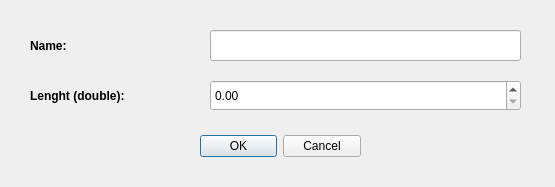
<?xml version="1.0" encoding="UTF-8"?>
<ui version="4.0">
 <class>create_p</class>
 <widget class="QDialog" name="create_p">
  <property name="geometry">
   <rect>
    <x>0</x>
    <y>0</y>
    <width>555</width>
    <height>187</height>
   </rect>
  </property>
  <property name="windowTitle">
   <string>Create period</string>
  </property>
  <widget class="QDoubleSpinBox" name="time">
   <property name="geometry">
    <rect>
     <x>210</x>
     <y>80</y>
     <width>311</width>
     <height>31</height>
    </rect>
   </property>
   <property name="maximum">
    <double>1000000000.000000000000000</double>
   </property>
  </widget>
  <widget class="QDialogButtonBox" name="buttonBox_2">
   <property name="geometry">
    <rect>
     <x>200</x>
     <y>130</y>
     <width>161</width>
     <height>32</height>
    </rect>
   </property>
   <property name="orientation">
    <enum>Qt::Horizontal</enum>
   </property>
   <property name="standardButtons">
    <set>QDialogButtonBox::Cancel|QDialogButtonBox::Ok</set>
   </property>
  </widget>
  <widget class="QLabel" name="label_3">
   <property name="geometry">
    <rect>
     <x>30</x>
     <y>80</y>
     <width>151</width>
     <height>31</height>
    </rect>
   </property>
   <property name="font">
    <font>
     <weight>75</weight>
     <bold>true</bold>
    </font>
   </property>
   <property name="text">
    <string>Lenght (double):</string>
   </property>
  </widget>
  <widget class="QLineEdit" name="name">
   <property name="geometry">
    <rect>
     <x>210</x>
     <y>30</y>
     <width>311</width>
     <height>31</height>
    </rect>
   </property>
  </widget>
  <widget class="QLabel" name="label_2">
   <property name="geometry">
    <rect>
     <x>30</x>
     <y>30</y>
     <width>151</width>
     <height>31</height>
    </rect>
   </property>
   <property name="font">
    <font>
     <weight>75</weight>
     <bold>true</bold>
    </font>
   </property>
   <property name="text">
    <string>Name:</string>
   </property>
  </widget>
  <zorder>buttonBox_2</zorder>
  <zorder>time</zorder>
  <zorder>label_3</zorder>
  <zorder>name</zorder>
  <zorder>label_2</zorder>
 </widget>
 <resources/>
 <connections/>
</ui>
